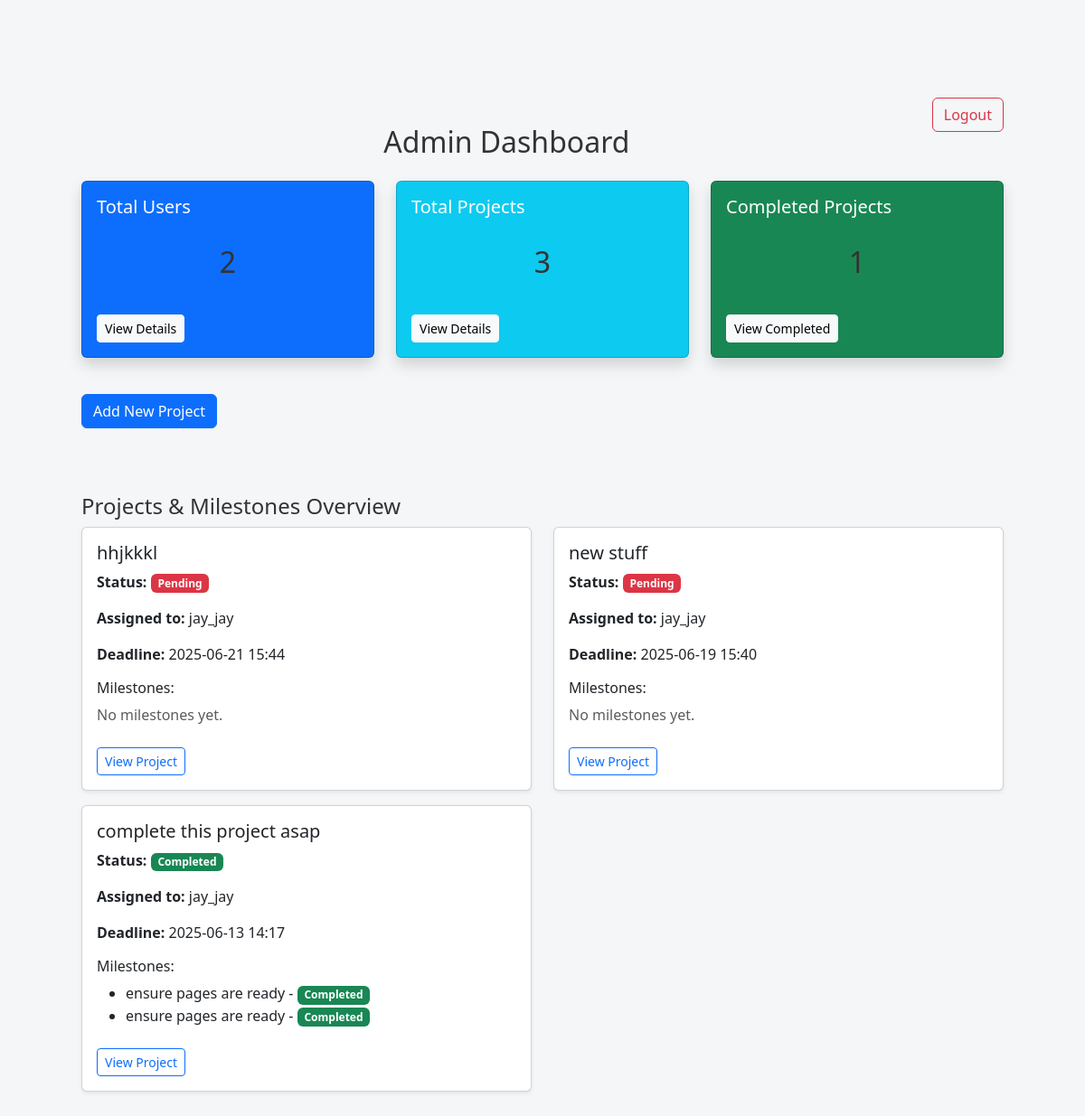
The app's page /admin (signed in) with its own data.
### app/dbmodels.py (models this page shows, shortened)
class Project(db.Model):
    id = db.Column(db.Integer, primary_key=True)
    title = db.Column(db.String(150), nullable=False)
    description = db.Column(db.Text, nullable=False)
    tasks = db.relationship("Task", backref="project", cascade="all, delete-orphan", passive_deletes=True)
    milestones = db.relationship("Milestone", backref="project", cascade="all, delete-orphan", passive_deletes=True)
    user_id = db.Column(db.Integer, db.ForeignKey('user.id', ondelete="CASCADE"), nullable=False)
    user = db.relationship('User', back_populates='projects')
    deadline = db.Column(db.DateTime, nullable=False, default = datetime.now(timezone.utc)) # default to current time in UTC
    status = db.Column(db.String(20), nullable=False, default="Pending")
    comment = db.Column(db.Text, nullable=True)

class User(db.Model, UserMixin):
    id = db.Column(db.Integer, primary_key=True)
    username = db.Column(db.String(150), unique=True, nullable=False)
    email = db.Column(db.String(150), unique=True, nullable=False)
    password_hash = db.Column(db.String(150), nullable=False)
    tasks = db.relationship("Task", backref="assigned_to", cascade='all, delete-orphan',passive_deletes=True)
    role = db.Column(db.String(50), nullable=False, default="employee") # or admin
    projects = db.relationship('Project',cascade= "all, delete-orphan", back_populates='user', passive_deletes=True)

class Milestone(db.Model):
    id = db.Column(db.Integer, primary_key=True)
    name = db.Column(db.String(140), nullable=False)
    deadline = db.Column(db.DateTime, nullable=False)
    project_id = db.Column(db.Integer, db.ForeignKey("project.id", ondelete="CASCADE"), nullable=False) # ondelete="CASCADE" ensures that if a project is deleted, its milestones are also deleted
    tasks = db.relationship("Task", backref="milestone", lazy="dynamic")
    status = db.Column(db.String(20), nullable=False, default="Pending")

### app/routes.py (the view)
@main.route('/admin')
@login_required
def admin_dashboard():
    if current_user.role != "admin":
        abort(403)
    user_count = User.query.count()
    project_count = Project.query.count()
    completed_count = Project.query.filter_by(status='Completed').count()
    projects = Project.query.order_by(Project.deadline.desc()).all()
    return render_template(
        'admin_dashboard.html',
        user_count=user_count,
        project_count=project_count,
        completed_count=completed_count,
        projects=projects
    )

### app/__init__.py (called while the page is built)
def create_app():
    app= Flask(__name__)
    app.config.from_object("config.Config") # load app config from config.py
    db.init_app(app)
    migrate.init_app(app, db)
    login_manager.init_app(app)
    from .admin import init_admin
    init_admin(app)
    login_manager.login_view = "main.login"
    login_manager.login_message_category ="info"
    from .dbmodels import User
    @login_manager.user_loader
    def load_user(user_id):
        return User.query.get(int(user_id))
    from .routes import main
    app.register_blueprint(main)
    return app

### app/templates/admin_dashboard.html
{% extends "base.html" %}
{% block content %}
<div class="container mt-4">
  <a href="{{ url_for('main.logout') }}" class="btn btn-outline-danger float-end mb-3">Logout</a>
  <h2 class="mb-4">Admin Dashboard</h2>
  <div class="row mb-4">
    <div class="col-md-4">
      <div class="card text-white bg-primary mb-3 shadow">
        <div class="card-body">
          <h5 class="card-title">Total Users</h5>
          <h2>{{ user_count }}</h2>
          <a href="{{ url_for('main.admin_users') }}" class="btn btn-light btn-sm mt-2">View Details</a>
        </div>
      </div>
    </div>
    <div class="col-md-4">
      <div class="card text-white bg-info mb-3 shadow">
        <div class="card-body">
          <h5 class="card-title">Total Projects</h5>
          <h2>{{ project_count }}</h2>
          <a href="{{ url_for('main.admin_projects') }}" class="btn btn-light btn-sm mt-2">View Details</a>
        </div>
      </div>
    </div>
    <div class="col-md-4">
      <div class="card text-white bg-success mb-3 shadow">
        <div class="card-body">
          <h5 class="card-title">Completed Projects</h5>
          <h2>{{ completed_count }}</h2>
          <a href="{{ url_for('main.admin_projects', status='Completed') }}" class="btn btn-light btn-sm mt-2">View Completed</a>
        </div>
      </div>
    </div>
  </div>
  <a href="{{ url_for('main.add_project') }}" class="btn btn-primary mb-4">Add New Project</a>
  <h4 class="mt-5">Projects & Milestones Overview</h4>
  <div class="row">
    {% for project in projects %}
    <div class="col-md-6">
      <div class="card mb-3 shadow-sm">
        <div class="card-body">
          <h5 class="card-title">{{ project.title }}</h5>
          <p><strong>Status:</strong>
            {% if project.status == 'Completed' %}
              <span class="badge bg-success">Completed</span>
            {% elif project.status == 'Pending' %}
              <span class="badge bg-danger">Pending</span>
            {% elif project.status == 'In Progress' %}
              <span class="badge bg-warning text-dark">In Progress</span>
            {% else %}
              <span class="badge bg-secondary">Unknown</span>
            {% endif %}
          </p>
          <p><strong>Assigned to:</strong> {{ project.user.username }}</p>
          <p><strong>Deadline:</strong> {{ project.deadline.strftime('%Y-%m-%d %H:%M') if project.deadline else 'N/A' }}</p>
          <h6>Milestones:</h6>
          {% if project.milestones %}
            <ul>
              {% for milestone in project.milestones %}
                <li>
                  {{ milestone.name }} -
                  {% if milestone.status == 'Completed' %}
                    <span class="badge bg-success">Completed</span>
                  {% elif milestone.status == 'Pending' %}
                    <span class="badge bg-danger">Pending</span>
                  {% elif milestone.status == 'In Progress' %}
                    <span class="badge bg-warning text-dark">In Progress</span>
                  {% else %}
                    <span class="badge bg-secondary">Unknown</span>
                  {% endif %}
                </li>
              {% endfor %}
            </ul>
          {% else %}
            <p class="text-muted">No milestones yet.</p>
          {% endif %}
          <a href="{{ url_for('main.admin_project_detail', project_id=project.id) }}" class="btn btn-outline-primary btn-sm mt-2">View Project</a>
        </div>
      </div>
    </div>
    {% endfor %}
  </div>
</div>
{% endblock %}

### app/static/style.css (style rules this page uses)
body { background-color: #f2f2f2; font-family: Arial, sans-serif; display: flex; justify-content: center; align-items: center; height: 100vh; margin: 0; }
h2 { text-align: center; margin-bottom: 20px; color: #333; }
body { font-family: "Segoe UI", Tahoma, Geneva, Verdana, sans-serif; background-color: #f0f2f5; margin: 0; padding: 0; display: flex; justify-content: center; align-items: center; height: 100vh; }
h2 { margin-bottom: 25px; color: #333; }
a { color: #007bff; text-decoration: none; }
body { background-color: #f4f6f8; font-family: "Segoe UI", Tahoma, Geneva, Verdana, sans-serif; color: #333; margin: 0; padding: 0; }
.container { padding: 30px; border-radius: 12px; }
h2 { text-align: center; margin-bottom: 30px; color: #2c3e50; }
body { font-family: "Segoe UI", Tahoma, Geneva, Verdana, sans-serif; background-color: #f4f6f8; margin: 0; padding: 0; display: flex; justify-content: center; align-items: flex-start; min-height: 100vh; }
h2 { text-align: center; color: #333; margin-top: 30px; }

### records on screen
Project: title "hhjkkkl", status "Pending", user.username "jay_jay", deadline "2025-06-21 15:44", shows "No milestones yet."
Project: title "new stuff", status "Pending", user.username "jay_jay", deadline "2025-06-19 15:40", shows "No milestones yet."
Project: title "complete this project asap", status "Completed", user.username "jay_jay", deadline "2025-06-13 14:17"
Milestone: name "ensure pages are ready", status "Completed"
Milestone: name "ensure pages are ready", status "Completed"

### other values on screen
{{ user_count }} "2"
{{ project_count }} "3"
{{ completed_count }} "1"
